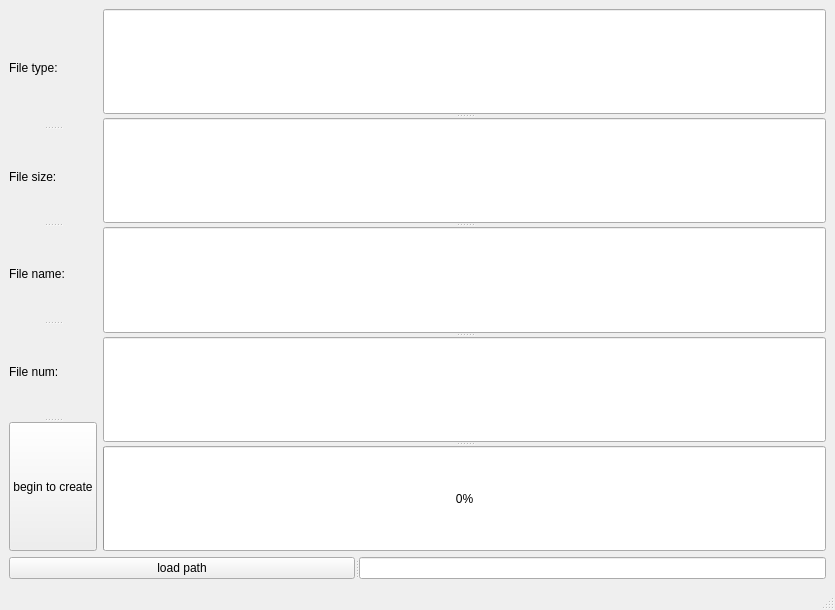
<?xml version="1.0" encoding="UTF-8"?>
<ui version="4.0">
 <class>MainWindow</class>
 <widget class="QMainWindow" name="MainWindow">
  <property name="geometry">
   <rect>
    <x>0</x>
    <y>0</y>
    <width>835</width>
    <height>610</height>
   </rect>
  </property>
  <property name="sizePolicy">
   <sizepolicy hsizetype="Maximum" vsizetype="Maximum">
    <horstretch>0</horstretch>
    <verstretch>0</verstretch>
   </sizepolicy>
  </property>
  <property name="windowTitle">
   <string>MainWindow</string>
  </property>
  <widget class="QWidget" name="centralwidget">
   <layout class="QVBoxLayout" name="verticalLayout">
    <item>
     <layout class="QFormLayout" name="formLayout">
      <item row="0" column="0">
       <widget class="QSplitter" name="splitter_2">
        <property name="orientation">
         <enum>Qt::Vertical</enum>
        </property>
        <widget class="QLabel" name="label_12">
         <property name="sizePolicy">
          <sizepolicy hsizetype="Expanding" vsizetype="Expanding">
           <horstretch>0</horstretch>
           <verstretch>0</verstretch>
          </sizepolicy>
         </property>
         <property name="minimumSize">
          <size>
           <width>51</width>
           <height>20</height>
          </size>
         </property>
         <property name="text">
          <string>File type:</string>
         </property>
         <property name="buddy">
          <cstring>numEdit</cstring>
         </property>
        </widget>
        <widget class="QLabel" name="label_3">
         <property name="sizePolicy">
          <sizepolicy hsizetype="Preferred" vsizetype="Preferred">
           <horstretch>0</horstretch>
           <verstretch>0</verstretch>
          </sizepolicy>
         </property>
         <property name="minimumSize">
          <size>
           <width>51</width>
           <height>16</height>
          </size>
         </property>
         <property name="text">
          <string>File size:</string>
         </property>
         <property name="buddy">
          <cstring>sizeEdit</cstring>
         </property>
        </widget>
        <widget class="QLabel" name="label">
         <property name="minimumSize">
          <size>
           <width>51</width>
           <height>16</height>
          </size>
         </property>
         <property name="text">
          <string>File name:</string>
         </property>
         <property name="buddy">
          <cstring>nameEdit</cstring>
         </property>
        </widget>
        <widget class="QLabel" name="label_2">
         <property name="minimumSize">
          <size>
           <width>45</width>
           <height>16</height>
          </size>
         </property>
         <property name="text">
          <string>File num:</string>
         </property>
         <property name="buddy">
          <cstring>typeEdit</cstring>
         </property>
        </widget>
        <widget class="QPushButton" name="createBtn">
         <property name="enabled">
          <bool>true</bool>
         </property>
         <property name="sizePolicy">
          <sizepolicy hsizetype="Expanding" vsizetype="Preferred">
           <horstretch>0</horstretch>
           <verstretch>0</verstretch>
          </sizepolicy>
         </property>
         <property name="text">
          <string>begin to create</string>
         </property>
        </widget>
       </widget>
      </item>
      <item row="0" column="1">
       <widget class="QSplitter" name="splitter">
        <property name="orientation">
         <enum>Qt::Vertical</enum>
        </property>
        <widget class="QLineEdit" name="typeEdit">
         <property name="sizePolicy">
          <sizepolicy hsizetype="Expanding" vsizetype="Expanding">
           <horstretch>0</horstretch>
           <verstretch>0</verstretch>
          </sizepolicy>
         </property>
        </widget>
        <widget class="QLineEdit" name="sizeEdit">
         <property name="sizePolicy">
          <sizepolicy hsizetype="Expanding" vsizetype="Expanding">
           <horstretch>0</horstretch>
           <verstretch>0</verstretch>
          </sizepolicy>
         </property>
         <property name="text">
          <string extracomment="M"/>
         </property>
        </widget>
        <widget class="QLineEdit" name="nameEdit"/>
        <widget class="QLineEdit" name="numEdit">
         <property name="sizePolicy">
          <sizepolicy hsizetype="Expanding" vsizetype="Expanding">
           <horstretch>0</horstretch>
           <verstretch>0</verstretch>
          </sizepolicy>
         </property>
        </widget>
        <widget class="QProgressBar" name="progressBar">
         <property name="value">
          <number>0</number>
         </property>
        </widget>
       </widget>
      </item>
     </layout>
    </item>
    <item>
     <widget class="QSplitter" name="splitter_4">
      <property name="orientation">
       <enum>Qt::Horizontal</enum>
      </property>
      <widget class="QSplitter" name="splitter_3">
       <property name="orientation">
        <enum>Qt::Horizontal</enum>
       </property>
       <widget class="QPushButton" name="pathBtn">
        <property name="sizePolicy">
         <sizepolicy hsizetype="Minimum" vsizetype="Preferred">
          <horstretch>0</horstretch>
          <verstretch>0</verstretch>
         </sizepolicy>
        </property>
        <property name="text">
         <string>load path</string>
        </property>
       </widget>
      </widget>
      <widget class="QLineEdit" name="pathEdit"/>
     </widget>
    </item>
   </layout>
  </widget>
  <widget class="QMenuBar" name="menubar">
   <property name="geometry">
    <rect>
     <x>0</x>
     <y>0</y>
     <width>835</width>
     <height>21</height>
    </rect>
   </property>
  </widget>
  <widget class="QStatusBar" name="statusbar"/>
 </widget>
 <resources/>
 <connections/>
</ui>
